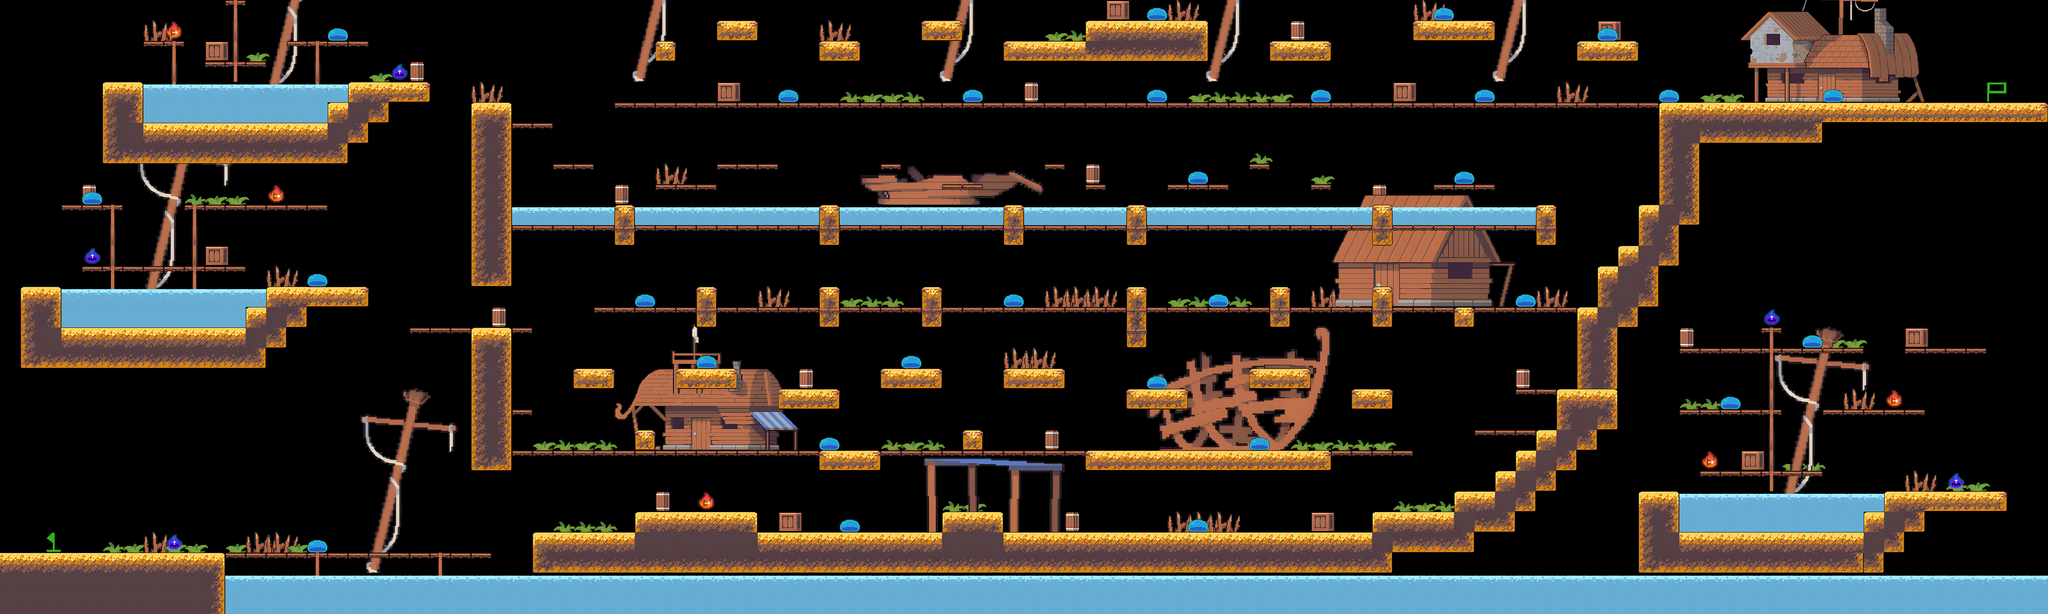

This game map was drawn from its Tiled (.tmx) file and the tilesets committed beside it. A one-line description and the trimmed map source follow:
An orthogonal 100x30 tile map with 64x64 px tiles, 10 tile layers (deco_small, deco_big, outline, interior, ...), 2 tilesets.

<map version="1.10" tiledversion="1.10.2" orientation="orthogonal" renderorder="right-down" width="100" height="30" tilewidth="64" tileheight="64" infinite="0" nextlayerid="34" nextobjectid="5">
 <tileset firstgid="1" source="spritesheet.tsx" />
 <tileset firstgid="6085" name="assets" tilewidth="576" tileheight="579" tilecount="61" columns="0">
  <grid orientation="orthogonal" width="1" height="1" />
  <tile id="0">
   <image width="58" height="96" source="../assets/forest_sign_2.png" />
  </tile>
  <tile id="1">
   <image width="52" height="96" source="../assets/forest_sign_3.png" />
  </tile>
  <tile id="2">
   <image width="83" height="64" source="../assets/forest_sign_4.png" />
  </tile>
  <tile id="3">
   <image width="64" height="83" source="../assets/forest_sign_5.png" />
  </tile>
  <tile id="4">
   <image width="64" height="83" source="../assets/forest_sign_6.png" />
  </tile>
  <tile id="5">
   <image width="83" height="64" source="../assets/forest_sign_7.png" />
  </tile>
  <tile id="60">
   <image width="83" height="64" source="../assets/forest_sign_1.png" />
  </tile>
  <tile id="6">
   <image width="254" height="256" source="../assets/forest_tree_1.png" />
  </tile>
  <tile id="7">
   <image width="207" height="256" source="../assets/forest_tree_2.png" />
  </tile>
  <tile id="8">
   <image width="241" height="256" source="../assets/forest_tree_3.png" />
  </tile>
  <tile id="9">
   <image width="241" height="256" source="../assets/forest_tree_4.png" />
  </tile>
  <tile id="10">
   <image width="158" height="64" source="../assets/forest_weed_1.png" />
  </tile>
  <tile id="11">
   <image width="200" height="64" source="../assets/forest_weed_2.png" />
  </tile>
  <tile id="12">
   <image width="83" height="64" source="../assets/forest_weed_3.png" />
  </tile>
  <tile id="13">
   <image width="78" height="64" source="../assets/ice_barrel_1.png" />
  </tile>
  <tile id="14">
   <image width="78" height="64" source="../assets/ice_crate_1.png" />
  </tile>
  <tile id="15">
   <image width="150" height="96" source="../assets/ice_iceberg_1.png" />
  </tile>
  <tile id="16">
   <image width="128" height="82" source="../assets/ice_iceberg_3.png" />
  </tile>
  <tile id="17">
   <image width="403" height="257" source="../assets/ice_iglo_1.png" />
  </tile>
  <tile id="18">
   <image width="403" height="263" source="../assets/ice_iglo_2.png" />
  </tile>
  <tile id="19">
   <image width="131" height="64" source="../assets/ice_shrub_1.png" />
  </tile>
  <tile id="20">
   <image width="73" height="64" source="../assets/ice_sign_1.png" />
  </tile>
  <tile id="21">
   <image width="73" height="64" source="../assets/ice_sign_2.png" />
  </tile>
  <tile id="22">
   <image width="108" height="64" source="../assets/ice_treasure_1.png" />
  </tile>
  <tile id="23">
   <image width="254" height="256" source="../assets/ice_tree_1.png" />
  </tile>
  <tile id="24">
   <image width="178" height="256" source="../assets/ice_tree_2.png" />
  </tile>
  <tile id="25">
   <image width="178" height="256" source="../assets/ice_tree_3.png" />
  </tile>
  <tile id="26">
   <image width="46" height="64" source="../assets/pirate_bay_barrel.png" />
  </tile>
  <tile id="27">
   <image width="576" height="327" source="../assets/pirate_bay_boat_1.png" />
  </tile>
  <tile id="28">
   <image width="576" height="392" source="../assets/pirate_bay_boat_2.png" />
  </tile>
  <tile id="29">
   <image width="76" height="64" source="../assets/pirate_bay_box.png" />
  </tile>
  <tile id="30">
   <image width="100" height="64" source="../assets/pirate_bay_fence.png" />
  </tile>
  <tile id="31">
   <image width="576" height="395" source="../assets/pirate_bay_house_1.png" />
  </tile>
  <tile id="32">
   <image width="576" height="374" source="../assets/pirate_bay_house_2.png" />
  </tile>
  <tile id="33">
   <image width="576" height="351" source="../assets/pirate_bay_house_3.png" />
  </tile>
  <tile id="34">
   <image width="128" height="90" source="../assets/pirate_bay_rock_1.png" />
  </tile>
  <tile id="35">
   <image width="250" height="96" source="../assets/pirate_bay_rock_2.png" />
  </tile>
  <tile id="36">
   <image width="373" height="579" source="../assets/pirate_bay_sail.png" />
  </tile>
  <tile id="37">
   <image width="76" height="64" source="../assets/pirate_bay_shrub_1.png" />
  </tile>
  <tile id="38">
   <image width="76" height="64" source="../assets/pirate_bay_shrub_2.png" />
  </tile>
  <tile id="39">
   <image width="113" height="96" source="../assets/pirate_bay_stack_boxes.png" />
  </tile>
  <tile id="40">
   <image width="576" height="392" source="../assets/pirate_bay_tent.png" />
  </tile>
  <tile id="41">
   <image width="110" height="64" source="../assets/pirate_bay_treasure.png" />
  </tile>
  <tile id="42">
   <image width="101" height="64" source="../assets/pirate_bay_treasure_open.png" />
  </tile>
  <tile id="43">
   <image width="256" height="72" source="../assets/volcano_lava_rock_1.png" />
  </tile>
  <tile id="44">
   <image width="256" height="74" source="../assets/volcano_lava_rock_2.png" />
  </tile>
  <tile id="45">
   <image width="256" height="118" source="../assets/volcano_lava_rock_3.png" />
  </tile>
  <tile id="46">
   <image width="103" height="96" source="../assets/volcano_rock_1.png" />
  </tile>
  <tile id="47">
   <image width="82" height="96" source="../assets/volcano_rock_2.png" />
  </tile>
  <tile id="48">
   <image width="256" height="180" source="../assets/volcano_rock_3.png" />
  </tile>
  <tile id="49">
   <image width="106" height="96" source="../assets/volcano_rock_4.png" />
  </tile>
  <tile id="50">
   <image width="107" height="96" source="../assets/volcano_rock_5.png" />
  </tile>
  <tile id="51">
   <image width="74" height="96" source="../assets/volcano_sign_1.png" />
  </tile>
  <tile id="52">
   <image width="75" height="64" source="../assets/volcano_sign_2.png" />
  </tile>
  <tile id="53">
   <image width="201" height="96" source="../assets/volcano_skeleton.png" />
  </tile>
  <tile id="54">
   <image width="187" height="256" source="../assets/volcano_tree_1.png" />
  </tile>
  <tile id="55">
   <image width="247" height="256" source="../assets/volcano_tree_2.png" />
  </tile>
  <tile id="56">
   <image width="195" height="256" source="../assets/volcano_tree_3.png" />
  </tile>
  <tile id="57">
   <image width="89" height="64" source="../assets/forest_crate.png" />
  </tile>
  <tile id="58">
   <image width="128" height="86" source="../assets/forest_rock_1.png" />
  </tile>
  <tile id="59">
   <image width="142" height="96" source="../assets/forest_rock_2.png" />
  </tile>
 </tileset>
 <layer id="23" name="deco_small" width="100" height="30">
  <data>[3000 cells, 114 non-empty, 5 distinct tile ids]</data>
 </layer>
 <layer id="24" name="deco_big" width="100" height="30">
  <data>[3000 cells, 14 non-empty, 7 distinct tile ids]</data>
 </layer>
 <layer id="26" name="outline" width="100" height="30">
  <data>[3000 cells, 723 non-empty, 18 distinct tile ids]</data>
 </layer>
 <layer id="28" name="interior" width="100" height="30">
  <data>[3000 cells, 32 non-empty, 4 distinct tile ids]</data>
 </layer>
 <layer id="33" name="liquid" width="100" height="30">
  <data>[3000 cells, 280 non-empty, 3 distinct tile ids]</data>
 </layer>
 <layer id="29" name="walker_enemy" width="100" height="30">
  <data>[3000 cells, 29 non-empty, 1 distinct tile ids]</data>
 </layer>
 <layer id="30" name="dash" width="100" height="30">
  <data>[3000 cells, 5 non-empty, 1 distinct tile ids]</data>
 </layer>
 <layer id="32" name="double_jump" width="100" height="30">
  <data>[3000 cells, 5 non-empty, 1 distinct tile ids]</data>
 </layer>
 <layer id="22" name="completed" width="100" height="30">
  <data>[3000 cells, 1 non-empty, 1 distinct tile ids]</data>
 </layer>
 <layer id="21" name="player" width="100" height="30">
  <data>[3000 cells, 1 non-empty, 1 distinct tile ids]</data>
 </layer>
</map>
